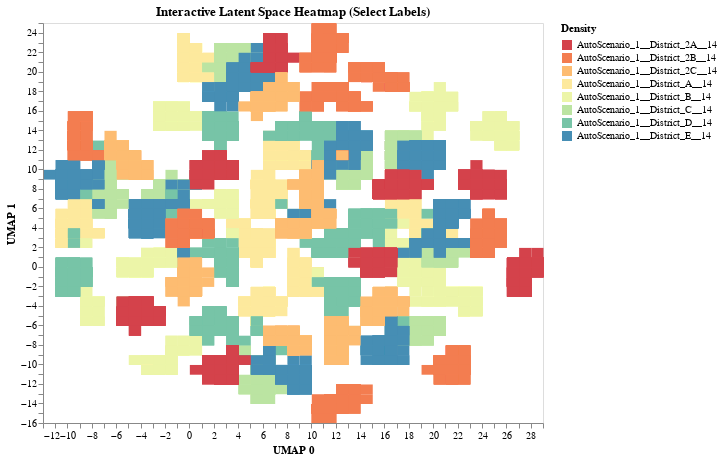

Here is the notebook cell this chart was saved with:
### Code cell
import pandas as pd
import altair as alt
alt.data_transformers.enable("vegafusion")

df_latent = epoch[space]
# Assuming df_latent is already your DataFrame
df = df_latent.copy()

# Convert timestamp if needed
df['timestamp'] = pd.to_datetime(df['timestamp'])



# Base chart using combined data (not grouped per label)
chart = alt.Chart(df).mark_rect().encode(
    x=alt.X('umap_0_scaled:Q', bin=alt.Bin(maxbins=60), title="UMAP 0"),
    y=alt.Y('umap_1_scaled:Q', bin=alt.Bin(maxbins=40), title="UMAP 1"),
    color=alt.Color('label', scale=alt.Scale(scheme='spectral'), title='Density'),
    tooltip=['label:N']
).properties(
    width=500,
    height=400,
    title="Interactive Latent Space Heatmap (Select Labels)"
)

chart

### Figure 1 — Vega specification as saved in the notebook (floating-point values rounded to 4 significant figures; data arrays with more than 128 entries replaced by an {"elided": "..."} marker saying what was removed)
{"$schema": "https://vega.github.io/schema/vega/v5.json", "data": [{"name": "source_0", "values": {"elided": "12248 records"}}, {"name": "source_0_color_domain_label", "values": [{"label": "AutoScenario_1__District_A__14"}, {"label": "AutoScenario_1__District_B__14"}, {"label": "AutoScenario_1__District_C__14"}, {"label": "AutoScenario_1__District_D__14"}, {"label": "AutoScenario_1__District_E__14"}, {"label": "AutoScenario_1__District_2A__14"}, {"label": "AutoScenario_1__District_2B__14"}, {"label": "AutoScenario_1__District_2C__14"}]}], "signals": [{"name": "bin_maxbins_60_umap_0_scaled_bins", "value": {"fields": ["umap_0_scaled"], "fname": "bin_umap_0_scaled", "start": -12.0, "step": 1.0, "stop": 29.0}}, {"name": "bin_maxbins_40_umap_1_scaled_bins", "value": {"fields": ["umap_1_scaled"], "fname": "bin_umap_1_scaled", "start": -16.0, "step": 1.0, "stop": 25.0}}], "marks": [{"type": "rect", "name": "marks", "from": {"data": "source_0"}, "encode": {"update": {"tooltip": {"signal": "{\"label\": isValid(datum[\"label\"]) ? datum[\"label\"] : \"\"+datum[\"label\"]}"}, "x": {"field": "bin_maxbins_60_umap_0_scaled_end", "scale": "x", "offset": {"signal": "0.5 + (abs(scale(\"x\", datum[\"bin_maxbins_60_umap_0_scaled_end\"]) - scale(\"x\", datum[\"bin_maxbins_60_umap_0_scaled\"])) < 0.25 ? 0.5 * (0.25 - (abs(scale(\"x\", datum[\"bin_maxbins_60_umap_0_scaled_end\"]) - scale(\"x\", datum[\"bin_maxbins_60_umap_0_scaled\"])))) : 0)"}}, "fill": {"field": "label", "scale": "color"}, "y": {"field": "bin_maxbins_40_umap_1_scaled_end", "scale": "y", "offset": {"signal": "0.5 + (abs(scale(\"y\", datum[\"bin_maxbins_40_umap_1_scaled_end\"]) - scale(\"y\", datum[\"bin_maxbins_40_umap_1_scaled\"])) < 0.25 ? -0.5 * (0.25 - (abs(scale(\"y\", datum[\"bin_maxbins_40_umap_1_scaled_end\"]) - scale(\"y\", datum[\"bin_maxbins_40_umap_1_scaled\"])))) : 0)"}}, "y2": {"field": "bin_maxbins_40_umap_1_scaled", "scale": "y", "offset": {"signal": "0.5 + (abs(scale(\"y\", datum[\"bin_maxbins_40_umap_1_scaled_end\"]) - scale(\"y\", datum[\"bin_maxbins_40_umap_1_scaled\"])) < 0.25 ? 0.5 * (0.25 - (abs(scale(\"y\", datum[\"bin_maxbins_40_umap_1_scaled_end\"]) - scale(\"y\", datum[\"bin_maxbins_40_umap_1_scaled\"])))) : 0)"}}, "x2": {"field": "bin_maxbins_60_umap_0_scaled", "scale": "x", "offset": {"signal": "0.5 + (abs(scale(\"x\", datum[\"bin_maxbins_60_umap_0_scaled_end\"]) - scale(\"x\", datum[\"bin_maxbins_60_umap_0_scaled\"])) < 0.25 ? -0.5 * (0.25 - (abs(scale(\"x\", datum[\"bin_maxbins_60_umap_0_scaled_end\"]) - scale(\"x\", datum[\"bin_maxbins_60_umap_0_scaled\"])))) : 0)"}}}}, "style": ["rect"]}], "scales": [{"name": "x", "type": "linear", "domain": {"signal": "[bin_maxbins_60_umap_0_scaled_bins.start, bin_maxbins_60_umap_0_scaled_bins.stop]"}, "range": [0, {"signal": "width"}], "bins": {"signal": "bin_maxbins_60_umap_0_scaled_bins"}, "zero": false}, {"name": "y", "type": "linear", "domain": {"signal": "[bin_maxbins_40_umap_1_scaled_bins.start, bin_maxbins_40_umap_1_scaled_bins.stop]"}, "range": [{"signal": "height"}, 0], "bins": {"signal": "bin_maxbins_40_umap_1_scaled_bins"}, "zero": false}, {"name": "color", "type": "ordinal", "domain": {"data": "source_0_color_domain_label", "field": "label", "sort": true}, "range": {"scheme": "spectral"}}], "axes": [{"scale": "x", "labelOverlap": true, "tickCount": {"signal": "ceil(width/10)"}, "title": "UMAP 0", "zindex": 1, "grid": false, "orient": "bottom", "labelFlush": true}, {"scale": "y", "title": "UMAP 1", "tickCount": {"signal": "ceil(height/10)"}, "grid": false, "orient": "left", "labelOverlap": true, "zindex": 1}], "title": {"text": "Interactive Latent Space Heatmap (Select Labels)", "frame": "group"}, "width": 500, "legends": [{"title": "Density", "fill": "color", "symbolType": "square"}], "background": "white", "style": "cell", "padding": 5, "height": 400}
